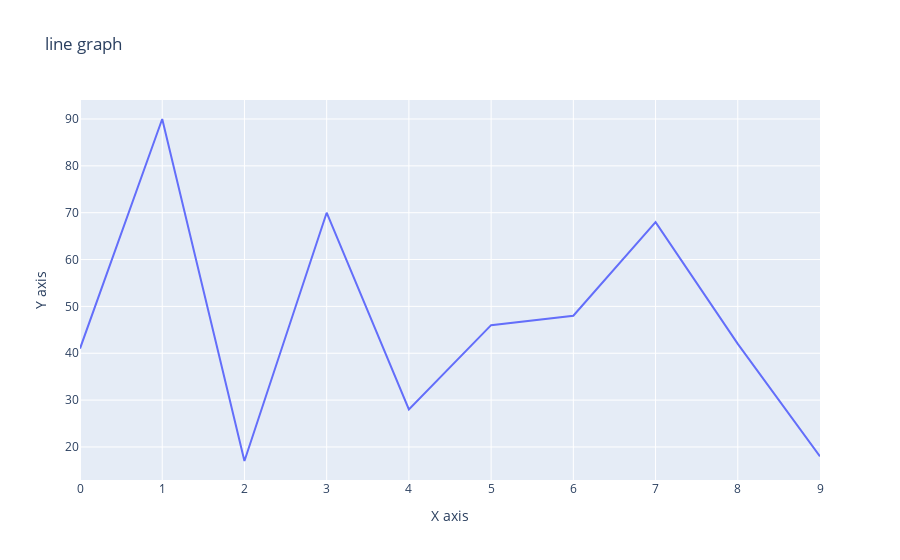

Notebook source saved alongside this figure:
### Code cell
x = np.arange(10)
y = np.random.randint(1, 100, 10)
print(x)
print(y)
px.line( x=x, 
        y=y,
        title = "line graph",
        labels= {'x':'X axis', 'y':'Y axis'})

### Figure 1 — Plotly figure (JSON) as saved in the notebook; plotly's stock layout.template omitted (floating-point values rounded to 4 significant figures)
{"data": [{"hovertemplate": "X axis=%{x}<br>Y axis=%{y}<extra></extra>", "legendgroup": "", "line": {"color": "#636efa", "dash": "solid"}, "marker": {"symbol": "circle"}, "mode": "lines", "name": "", "orientation": "v", "showlegend": false, "type": "scatter", "x": [0, 1, 2, 3, 4, 5, 6, 7, 8, 9], "xaxis": "x", "y": [41, 90, 17, 70, 28, 46, 48, 68, 42, 18], "yaxis": "y"}], "layout": {"legend": {"tracegroupgap": 0}, "title": {"text": "line graph"}, "xaxis": {"anchor": "y", "domain": [0, 1], "title": {"text": "X axis"}}, "yaxis": {"anchor": "x", "domain": [0, 1], "title": {"text": "Y axis"}}}}
